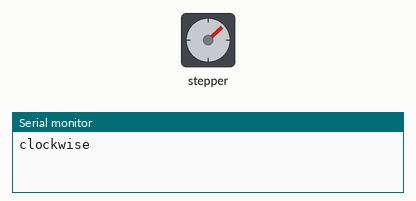
Recording of a sketch running on a simulated Arduino Uno, built with avr-gcc and run on an emulated ATmega328P. On the bench: stepper motor, the last lines printed to the serial monitor. Stepper angles assume 150 steps per turn.

Above: at 0.05 s.
At 0.15 s:
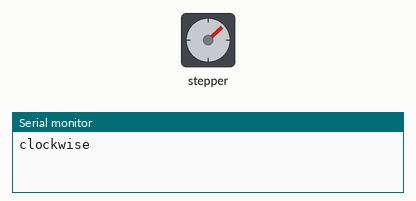
At 0.3 s:
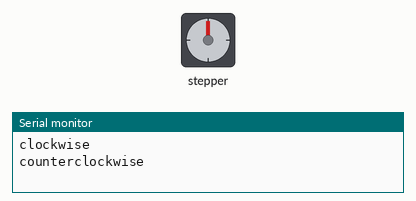
At 0.5 s:
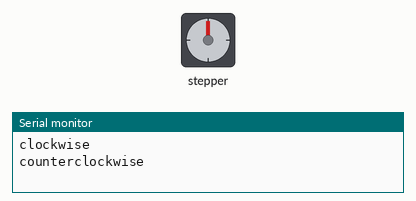
Timing chart, 0 to 3.0 s (numbered marks = the images above):
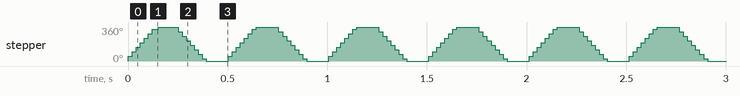

Measured:
- by itself, stepper: repeats every 0.50 s: 96° 0.02 s, 144° 0.02 s, 192° 0.02 s, 240° 0.02 s, 288° 0.02 s, 336° 0.03 s, 360° 0.10 s, 312° 0.02 s, 264° 0.02 s, 216° 0.02 s, 168° 0.02 s, 120° 0.02 s, 72° 0.02 s, 24° 0.02 s, 0° 0.11 s, 48° 0.02 s

The sketch:

servomotor.ino
```cpp
#include <Stepper.h>
//#include <CheapStepper.h>


//CheapStepper
const int stepsPerRevolution = 150;
Stepper myStepper(stepsPerRevolution,8,9,10,11);
void setup() {
  // put your setup code here, to run once:
  myStepper.setSpeed(400);
  Serial.begin(9600);
}

void loop() {
  // put your main code here, to run repeatedly:
    Serial.println("clockwise");
    myStepper.step(stepsPerRevolution);
    delay(100);
    Serial.println("counterclockwise");
    myStepper.step(-stepsPerRevolution);
    delay(100);
}
```
